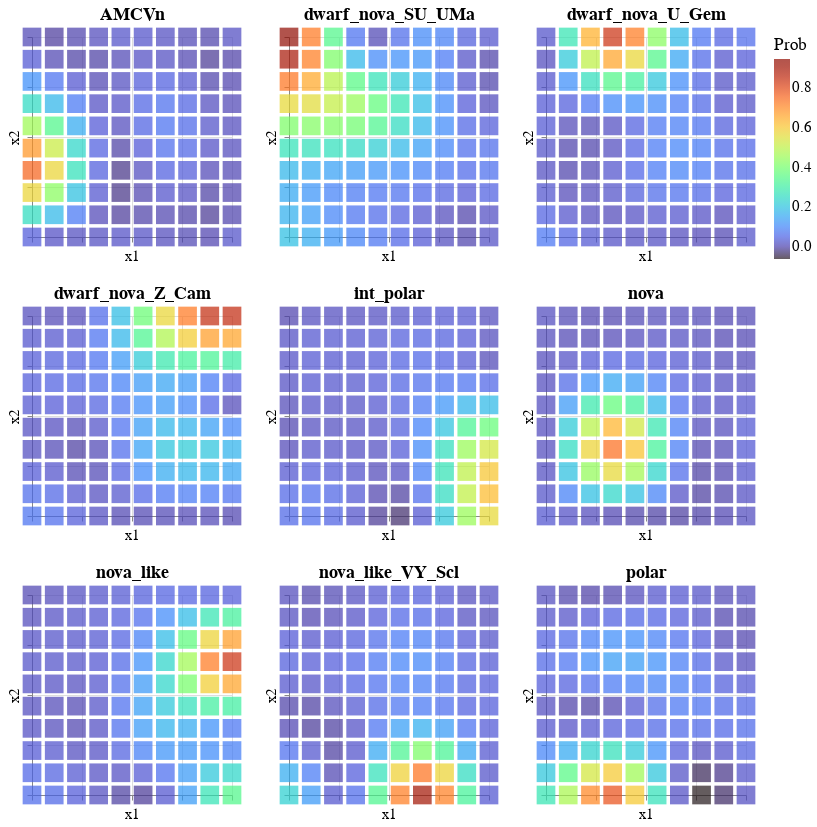

Write notebook code for a chart like this one.
### Code cell
from sklearn.preprocessing import MinMaxScaler,StandardScaler

# matY has shape n_dimensions (number of features) * n_nodes in latent space. 
# Manifold in n-dimensional space (projection of matX in data space); 
# A point matY[:,i] is a center of a Gaussian component i on the manifold in data space. Y=WΦT
# Location of each node in the high dimensional space.
# It is related to the actual probability space through Y=W*phi(transpose).
# We therefore need to normalise the matrix to show the strength of a node's association to a given class relative to the other nodes.
refvect = gtm_model.matY

# refvect = MinMaxScaler().fit_transform(refvect.T).T
refvect = scaler.inverse_transform(refvect.T).T


# Here we are plotting matX, the coordinates of the nodes in the 2D space. We will colour code them based on 'label'. So this will be a
# grid of pixels in 2D space that is colour coded by some parameter.
def plot_ref_vect(gtm_matX,label,title,fig_size=(200,200)):
    dfmap = pd.DataFrame(gtm_matX, columns=["x1", "x2"])
    dfmap['Prob'] = label
    map = alt.Chart(dfmap).mark_square().encode(
        x='x1',
        y='x2',
        color=alt.Color('Prob:Q',
                        #scale=alt.Scale(scheme='viridis')),
                        scale=alt.Scale(scheme='turbo')),
        size=alt.value(350),
        tooltip=['x1','x2', 'Prob:Q'],
        #opacity='density'
    ).properties(title = title, width = fig_size[0], height = fig_size[1])
    return map
# %%

# Here we save into variables plots for each of the classes. The colour coding is based on matY. matY defines the central
# position of each Gaussian (node) in feature, or in this case class probability, space. 
gtm_refvect0 = plot_ref_vect(gtm_model.matX,label=refvect[0,:],title=labels2[0])
gtm_refvect1 = plot_ref_vect(gtm_model.matX,label=refvect[1,:],title=labels2[1])
gtm_refvect2 = plot_ref_vect(gtm_model.matX,label=refvect[2,:],title=labels2[2])
gtm_refvect3 = plot_ref_vect(gtm_model.matX,label=refvect[3,:],title=labels2[3])
gtm_refvect4 = plot_ref_vect(gtm_model.matX,label=refvect[4,:],title=labels2[4])
gtm_refvect5 = plot_ref_vect(gtm_model.matX,label=refvect[5,:],title=labels2[5])
gtm_refvect6 = plot_ref_vect(gtm_model.matX,label=refvect[6,:],title=labels2[6])
gtm_refvect7 = plot_ref_vect(gtm_model.matX,label=refvect[7,:],title=labels2[7])
gtm_refvect8 = plot_ref_vect(gtm_model.matX,label=refvect[8,:],title=labels2[8])

gtm_refs_top = gtm_refvect0 |  gtm_refvect1 |  gtm_refvect2 
gtm_refs_middle = gtm_refvect3 | gtm_refvect4 | gtm_refvect5
gtm_refs_bottom = gtm_refvect6 | gtm_refvect7 | gtm_refvect8 
class_maps = alt.vconcat(gtm_refs_top, gtm_refs_middle, gtm_refs_bottom).configure_legend(labelFontSize=15,titleFontSize=17, titleFontWeight='normal').configure_axis(labelFontSize=0, titleFontSize=15, titleFontWeight='normal')
class_maps = class_maps.configure_title(fontSize=18,fontWeight='bold')

class_maps
# %%
